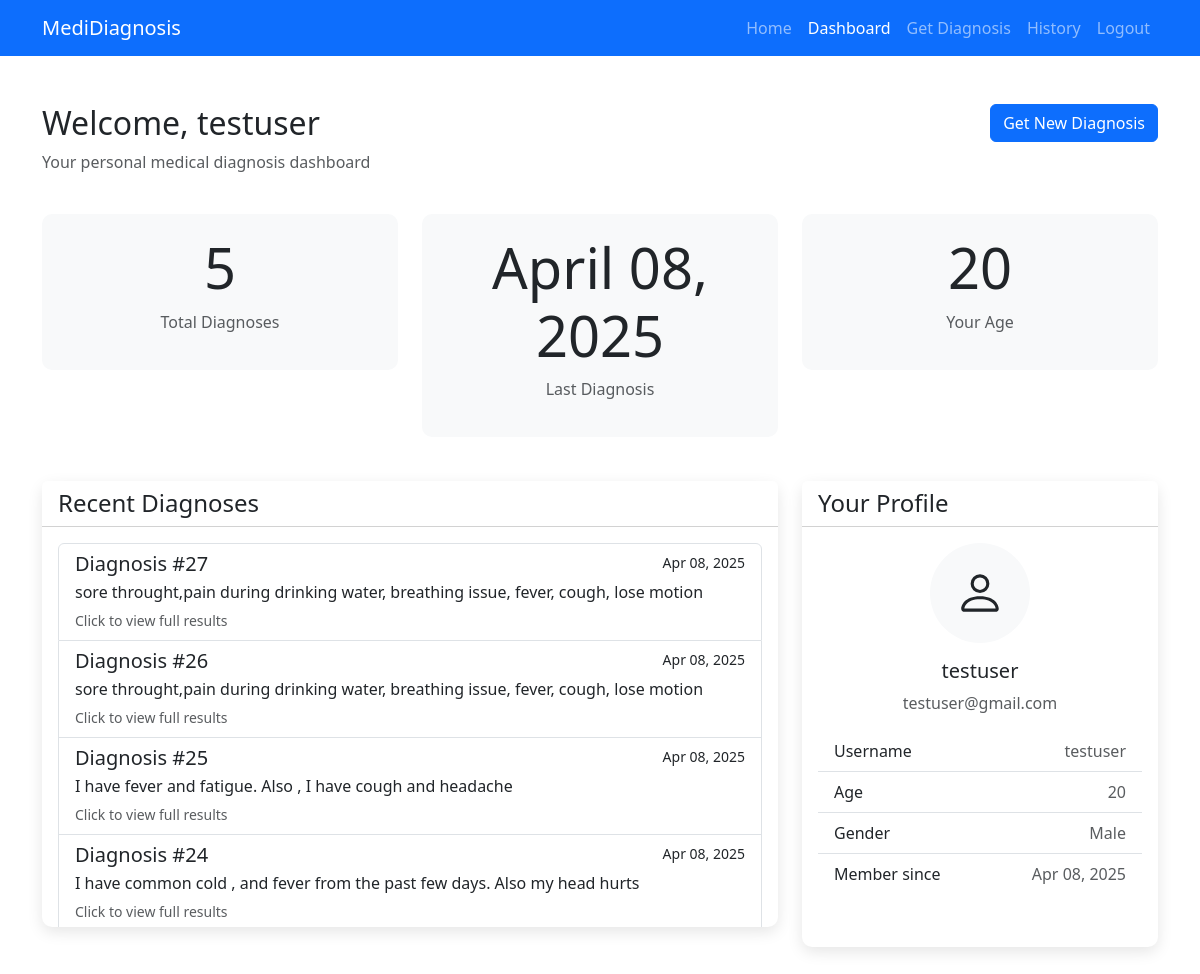
The app's page /dashboard (signed in) with its own data.
### app.py (models this page shows, shortened)
class User(db.Model):
    id = db.Column(db.Integer, primary_key=True)
    username = db.Column(db.String(80), unique=True, nullable=False)
    email = db.Column(db.String(120), unique=True, nullable=False)
    password_hash = db.Column(db.String(128), nullable=False)
    name = db.Column(db.String(100))
    age = db.Column(db.Integer)
    gender = db.Column(db.String(20))
    created_at = db.Column(db.DateTime, default=datetime.utcnow)
    diagnoses = db.relationship('DiagnosisRecord', backref='user', lazy=True)

class DiagnosisRecord(db.Model):
    id = db.Column(db.Integer, primary_key=True)
    user_id = db.Column(db.Integer, db.ForeignKey('user.id'), nullable=False)
    description = db.Column(db.Text, nullable=False)
    symptoms = db.Column(db.Text, nullable=False)  # Store as JSON string
    diagnosis_results = db.Column(db.Text, nullable=False)  # Store as JSON string
    created_at = db.Column(db.DateTime, default=datetime.utcnow)

### app.py (the view)
@app.route('/dashboard')
def dashboard():
    if 'user_id' not in session:
        flash('Please log in to access the dashboard')
        return redirect(url_for('login'))
    user = User.query.get(session['user_id'])
    diagnoses = DiagnosisRecord.query.filter_by(user_id=user.id).order_by(DiagnosisRecord.created_at.desc()).all()
    return render_template('dashboard.html', user=user, diagnoses=diagnoses)

### templates/dashboard.html (shortened to what this page needs)
<!DOCTYPE html>
<html lang="en">
<head>
    <link href="https://cdn.jsdelivr.net/npm/bootstrap@5.3.0-alpha1/dist/css/bootstrap.min.css" rel="stylesheet">
</head>
<body>
    <nav class="navbar navbar-expand-lg navbar-dark bg-primary">
        <div class="container">
            <a class="navbar-brand" href="{{ url_for('index') }}">MediDiagnosis</a>
            <div class="collapse navbar-collapse" id="navbarNav">
                <ul class="navbar-nav ms-auto">
                    <li class="nav-item">
                        <a class="nav-link" href="{{ url_for('index') }}">Home</a>
                    </li>
                    <li class="nav-item">
                        <a class="nav-link active" href="{{ url_for('dashboard') }}">Dashboard</a>
                    </li>
                    <li class="nav-item">
                        <a class="nav-link" href="{{ url_for('diagnosis') }}">Get Diagnosis</a>
                    </li>
                    <li class="nav-item">
                        <a class="nav-link" href="{{ url_for('history') }}">History</a>
                    </li>
                    <li class="nav-item">
                        <a class="nav-link" href="{{ url_for('logout') }}">Logout</a>
                    </li>
                </ul>
            </div>
        </div>
    </nav>
    <div class="container py-5">
        <div class="row mb-4">
            <div class="col-md-8">
                <h2>Welcome, {{ user.name or user.username }}</h2>
                <p class="text-muted">Your personal medical diagnosis dashboard</p>
            </div>
            <div class="col-md-4 text-md-end">
                <a href="{{ url_for('diagnosis') }}" class="btn btn-primary">Get New Diagnosis</a>
            </div>
        </div>
        <div class="row mb-4">
            <div class="col-md-4">
                <div class="stats-card">
                    <h1 class="display-4">{{ diagnoses|length }}</h1>
                    <p class="text-muted">Total Diagnoses</p>
                </div>
            </div>
            <div class="col-md-4">
                <div class="stats-card">
                    <h1 class="display-4">
                        {% if diagnoses|length > 0 %}
                        {{ (diagnoses[0].created_at.strftime('%B %d, %Y')) }}
                        {% else %}
                        N/A
                        {% endif %}
                    </h1>
                    <p class="text-muted">Last Diagnosis</p>
                </div>
            </div>
            <div class="col-md-4">
                <div class="stats-card">
                    <h1 class="display-4">
                        {% if user.age %}
                        {{ user.age }}
                        {% else %}
                        N/A
                        {% endif %}
                    </h1>
                    <p class="text-muted">Your Age</p>
                </div>
            </div>
        </div>
        <div class="row">
            <div class="col-lg-8">
                <div class="card dashboard-card">
                    <div class="card-header bg-white">
                        <h4 class="mb-0">Recent Diagnoses</h4>
                    </div>
                    <div class="card-body recent-list">
                        {% if diagnoses %}
                        <div class="list-group">
                            {% for diagnosis in diagnoses[:5] %}
                            <a href="{{ url_for('view_diagnosis', diagnosis_id=diagnosis.id) }}" class="list-group-item list-group-item-action">
                                <div class="d-flex w-100 justify-content-between">
                                    <h5 class="mb-1">Diagnosis #{{ diagnosis.id }}</h5>
                                    <small>{{ diagnosis.created_at.strftime('%b %d, %Y') }}</small>
                                </div>
                                <p class="mb-1">{{ diagnosis.description[:100] }}{% if diagnosis.description|length > 100 %}...{% endif %}</p>
                                <small class="text-muted">Click to view full results</small>
                            </a>
                            {% endfor %}
                        </div>
                        {% else %}
                        <div class="text-center py-4">
                            <p class="text-muted">No diagnosis records yet</p>
                            <a href="{{ url_for('diagnosis') }}" class="btn btn-outline-primary">Get Your First Diagnosis</a>
                        </div>
                        {% endif %}
                    </div>
                </div>
            </div>
            <div class="col-lg-4">
                <div class="card dashboard-card h-100">
                    <div class="card-header bg-white">
                        <h4 class="mb-0">Your Profile</h4>
                    </div>
                    <div class="card-body">
                        <div class="mb-3 text-center">
                            <div class="bg-light rounded-circle mx-auto mb-3" style="width: 100px; height: 100px; display: flex; align-items: center; justify-content: center;">
                            </div>
                            <h5>{{ user.name or user.username }}</h5>
                            <p class="text-muted">{{ user.email }}</p>
                        </div>
                        <ul class="list-group list-group-flush">
                            <li class="list-group-item d-flex justify-content-between align-items-center">
                                <span>Username</span>
                                <span class="text-muted">{{ user.username }}</span>
                            </li>
                            <li class="list-group-item d-flex justify-content-between align-items-center">
                                <span>Age</span>
                                <span class="text-muted">{{ user.age or 'Not specified' }}</span>
                            </li>
                            <li class="list-group-item d-flex justify-content-between align-items-center">
                                <span>Gender</span>
                                <span class="text-muted">{{ user.gender or 'Not specified' }}</span>
                            </li>
                            <li class="list-group-item d-flex justify-content-between align-items-center">
                                <span>Member since</span>
                                <span class="text-muted">{{ user.created_at.strftime('%b %d, %Y') }}</span>
                            </li>
                        </ul>
                    </div>
                </div>
            </div>
        </div>
    </div>
</body>
</html>

### templates/dashboard.html (style rules this page uses)
.dashboard-card { border: none; border-radius: 10px; box-shadow: 0 5px 15px rgba(0,0,0,0.1); margin-bottom: 20px; }
.stats-card { background-color: #f8f9fa; text-align: center; padding: 20px; border-radius: 10px; margin-bottom: 20px; }
.recent-list { max-height: 400px; overflow-y: auto; }

### records on screen
User: name "testuser", age "20", email "testuser@gmail.com", username "testuser", gender "Male", created_at "Apr 08, 2025"
DiagnosisRecord: created_at "April 08, 2025", id "27", created_at "Apr 08, 2025", description "sore throught,pain during drinking water, breathing issue, fever, cough, lose motion"
DiagnosisRecord: id "26", created_at "Apr 08, 2025", description "sore throught,pain during drinking water, breathing issue, fever, cough, lose motion"
DiagnosisRecord: id "25", created_at "Apr 08, 2025", description "I have fever and fatigue. Also , I have cough and headache"
DiagnosisRecord: id "24", created_at "Apr 08, 2025", description "I have common cold , and fever from the past few days. Also my head hurts"

### other values on screen
{{ diagnoses|length }} "5"
